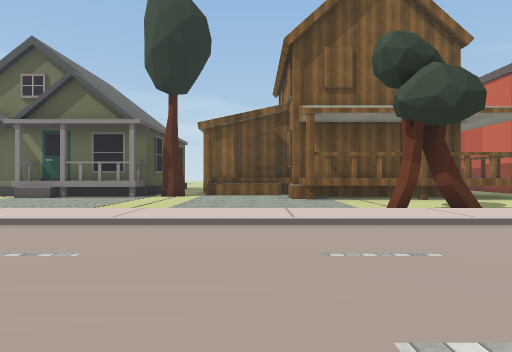
[1] (above)

17 first-person views from a walk through a 3-D level made in the Unity game engine. The camera is 1.3 m above the floor, looks level and sees 75° across. The floor is counted in squares, 2 m on a side. Each view is taken from the middle of a square. On the plan, view 1 faces up. The plan holds only what a view shows up to about 10 squares ahead; the rest is blank. The place goes on beyond the plan. The player character is not drawn. Some animated figures are not drawn. Some surface patterns are stand-ins.

[2]
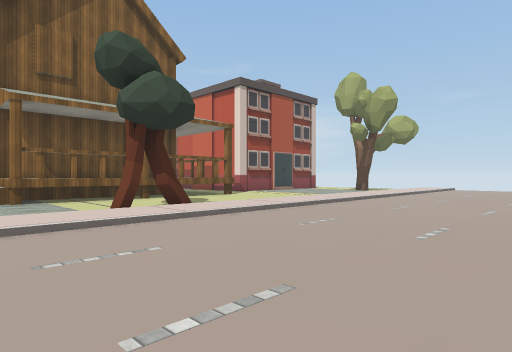

[3]
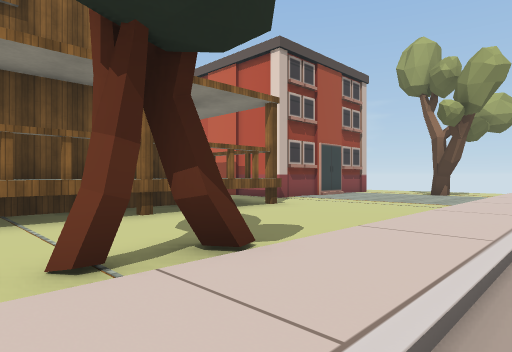

[4]
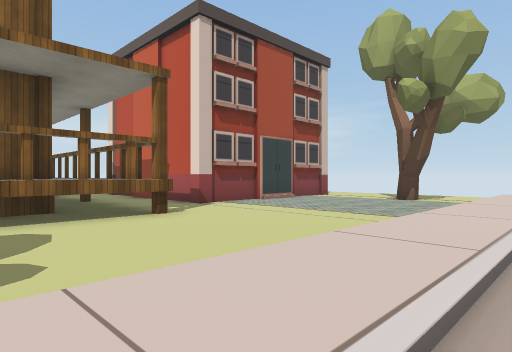

[5]
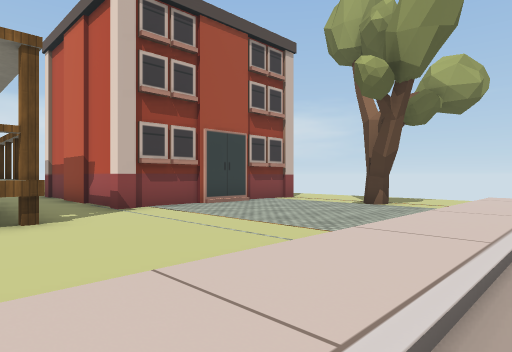

[6]
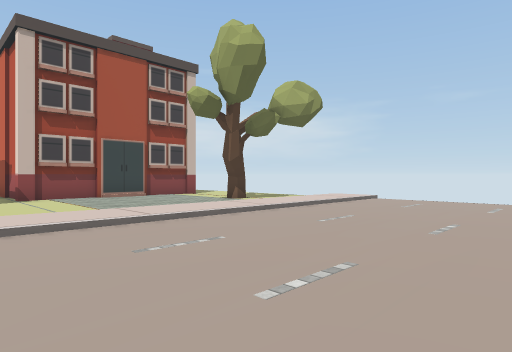

[7]
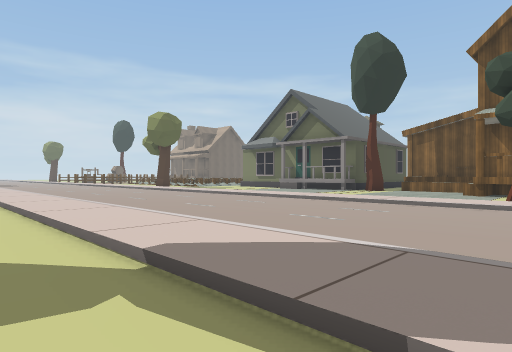

[8]
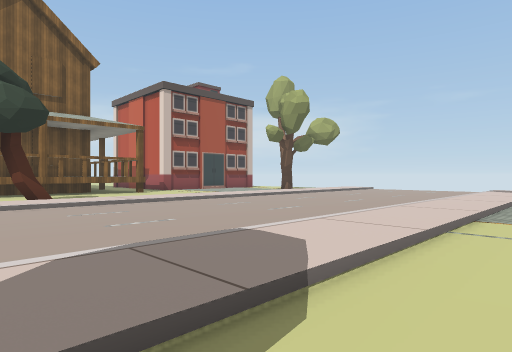

[9]
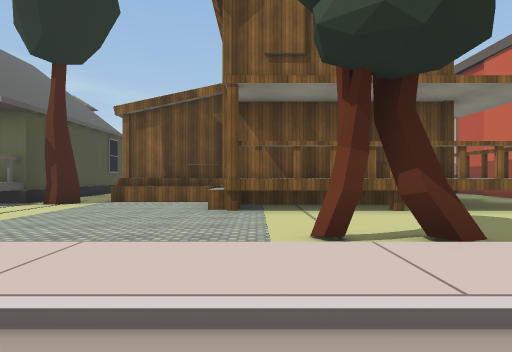

[10]
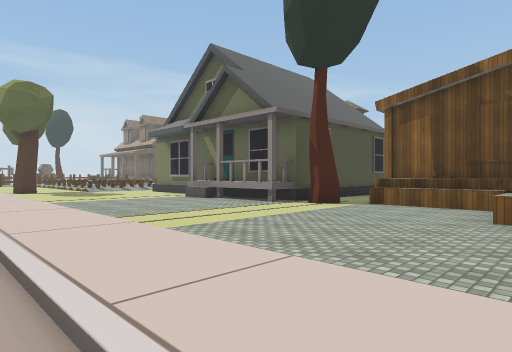

[11]
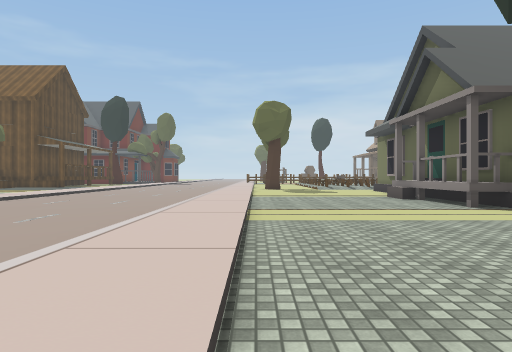

[12]
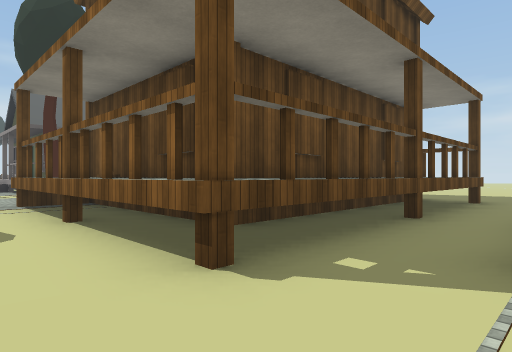

[13]
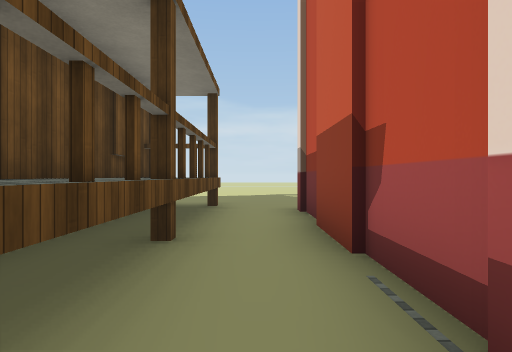

[14]
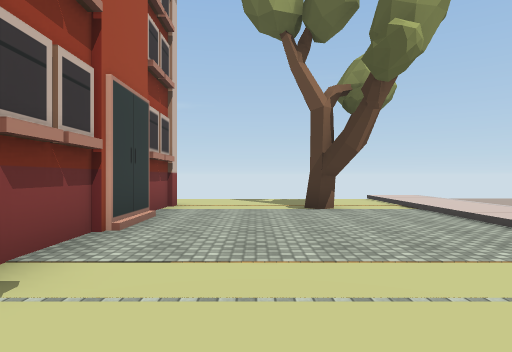

[15]
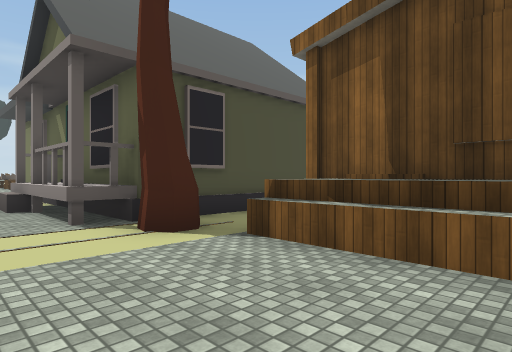

[16]
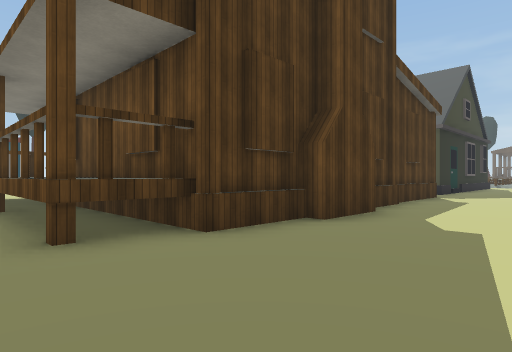

[17]
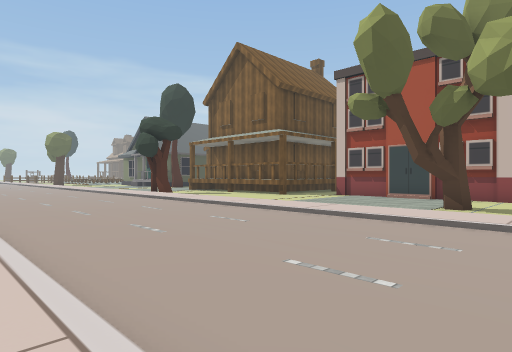

### Floor plan
Key: @ floor where view 1 was taken; # wall or solid block; . main floor; : floor 0.25 m higher than the main floor; / step, stairs or slope; ^ raised ledge; T tree.
Columns run from 7 left of view 1 to 17 right of it. Each row starts with its distance up from view 1.
 21             .....
 20       ............
 19      .............
 18      .....##......
 17      #####  ##^^..
 16              ^^^.#
 15    #         ^^..#
 14    #         ^^^.#
 13    #.^^^^    ^^^.#
 12    #..^^^    ^^^.#
 11 ^###T....#^^^^^^.######..
 10 ^.......^#^^^.^^.........
  9 .........................
  8 ......................T..
  7 ..........TT.............
  6 /////////////////////////
  5 :::::::::::::::::::::::::
  4 .........................
  3 .........................
  2 .........................
  1 .........................
  0 .......@................
 -1 :::::::::::::::::::::::::
 -2  ///////////////////
 -3        .......

Positions as (right, up) in squares from view 1, and headings:
1: (0, 0), facing up
2: (0, 0), facing up-right
3: (2, 4), facing up-right
4: (5, 4), facing up-right
5: (7, 4), facing up-right
6: (8, 0), facing up-right
7: (4, -3), facing up-left
8: (2, -3), facing up-right
9: (2, 3), facing up
10: (2, 4), facing up-left
11: (3, 6), facing left
12: (10, 8), facing up-left
13: (9, 10), facing up
14: (8, 9), facing right
15: (1, 9), facing up-left
16: (9, 21), facing down-left
17: (17, -1), facing up-left
